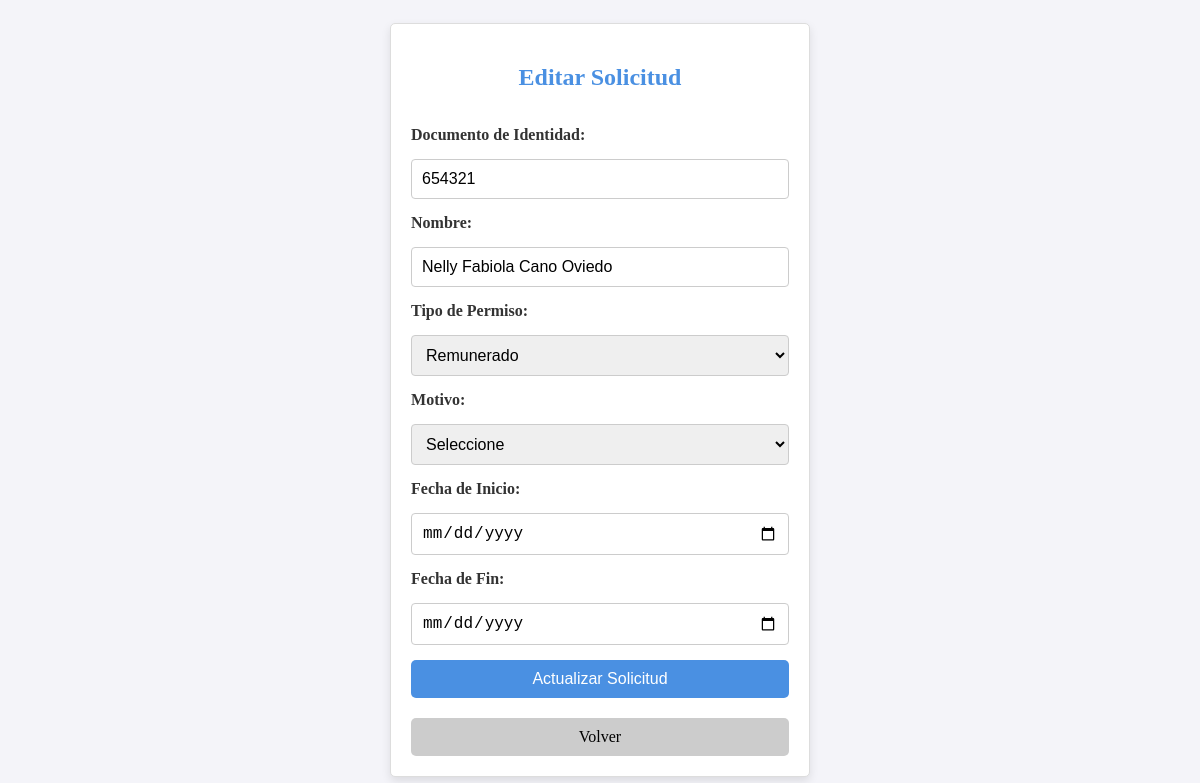
Page /editar.php?id=23 on the committed database.
### tables this page shows
CREATE TABLE `permisos` (
  `id` int(11) NOT NULL,
  `documento_identidad` varchar(50) DEFAULT NULL,
  `tipo_permiso` varchar(50) DEFAULT NULL,
  `fecha_permiso` datetime DEFAULT current_timestamp(),
  `estado` enum('Pendiente','Aprobado','Rechazado') DEFAULT 'Pendiente',
  `nombre` varchar(50) DEFAULT NULL,
  `celular` varchar(20) DEFAULT NULL,
  `riesgo` varchar(20) DEFAULT NULL,
  `documento` varchar(255) DEFAULT NULL,
  `fecha_solicitud` timestamp NULL DEFAULT current_timestamp() ON UPDATE current_timestamp(),
  `duracion` int(11) DEFAULT NULL,
  `unidad_duracion` enum('horas','dias','meses') NOT NULL,
  `email` varchar(100) DEFAULT NULL,
  `fecha_inicio` date DEFAULT NULL,
  `fecha_fin` date DEFAULT NULL,
  `usuario_id` int(11) DEFAULT NULL,
  `Motivo` varchar(255) DEFAULT NULL,
  `comentario_admin` text DEFAULT NULL,
  `otro_motivo` varchar(255) DEFAULT NULL,
  `motivo_otro` varchar(255) DEFAULT NULL
);

### editar.php (the view, shortened to what this page needs)
<?php
include 'db.php';
if (isset($_GET['id'])) {
    $id = $_GET['id'];
    $sql = "SELECT * FROM permisos WHERE id = ?";
    $stmt = $conn->prepare($sql);
    $stmt->bind_param("i", $id);
    $stmt->execute();
    $result = $stmt->get_result();
    if ($result->num_rows > 0) {
        $row = $result->fetch_assoc();
    } else {
        echo "<script>alert('No se encontró la solicitud.');</script>";
        exit;
    }
    $documento_identidad = $row['documento_identidad'] ?? '';
    $nombre = $row['nombre'] ?? '';
    $tipo_permiso = $row['tipo_permiso'] ?? '';
    $motivo = $row['motivo'] ?? '';
    $fecha_inicio = $row['fecha_inicio'] ?? '';
    $fecha_fin = $row['fecha_fin'] ?? '';
} else {
    echo "<script>alert('ID no proporcionado.');</script>";
}
?>
<!DOCTYPE html>
<html lang="es">
<head>
</head>
<body>
    <div class="container">
        <form method="POST" class="forms">
            <h2>Editar Solicitud</h2>
            <label>Documento de Identidad:</label>
            <input type="text" name="documento_identidad" value="<?php echo htmlspecialchars($documento_identidad); ?>" required>
            <label>Nombre:</label>
            <input type="text" name="nombre" value="<?php echo htmlspecialchars($nombre); ?>" required>
            <label>Tipo de Permiso:</label>
            <select name="tipo_permiso" required>
                <option value="remunerado" <?php echo ($tipo_permiso === 'remunerado') ? 'selected' : ''; ?>>Remunerado</option>
            </select>
            <label>Motivo:</label>
            <select name="motivo" id="motivo" onchange="mostrarMotivoOtro()">
                <option value="" disabled <?php echo ($motivo === '') ? 'selected' : ''; ?>>Seleccione</option>
            </select>
            <label>Fecha de Inicio:</label>
            <input type="date" name="fecha_inicio" value="<?php echo htmlspecialchars($fecha_inicio); ?>" required>
            <label>Fecha de Fin:</label>
            <input type="date" name="fecha_fin" value="<?php echo htmlspecialchars($fecha_fin); ?>" required>
            <button type="submit">Actualizar Solicitud</button>
        </form>
        <a href="javascript: history.go(-1)" class="back-button">Volver</a>
    </div>
</body>
</html>

### editar.php (style rules this page uses)
body { font-family: 'Times New Roman', Times, serif; background-color: #f4f4f9; color: #333; margin: 0; display: flex; justify-content: center; align-items: center; height: 100vh; }
.container { width: 10cm; margin: auto; padding: 20px; border: 1px solid #ddd; border-radius: 5px; background-color: #ffffff; box-shadow: 0 4px 10px rgba(0, 0, 0, 0.1); font-size: 16px; }
.container h2 { font-size: 24px; color: #4a90e2; text-align: center; margin-bottom: 20px; }
.forms { display: flex; flex-direction: column; gap: 15px; }
.forms label { text-align: left; font-weight: bold; }
.forms input[type="text"], .forms input[type="date"], .forms select { width: 100%; padding: 10px; font-size: 16px; border: 1px solid #ccc; border-radius: 4px; box-sizing: border-box; }
.forms button { width: 100%; padding: 10px; font-size: 16px; background-color: #4a90e2; color: #ffffff; border: none; border-radius: 5px; cursor: pointer; transition: background-color 0.3s; }
.back-button { display: block; margin-top: 20px; padding: 10px; font-size: 16px; background-color: #ccc; color: black; border: none; border-radius: 5px; cursor: pointer; text-align: center; text-decoration: none; }

### rows in the picture
permisos: documento_identidad "654321", nombre "Nelly Fabiola Cano Oviedo", motivo "Seleccione"
